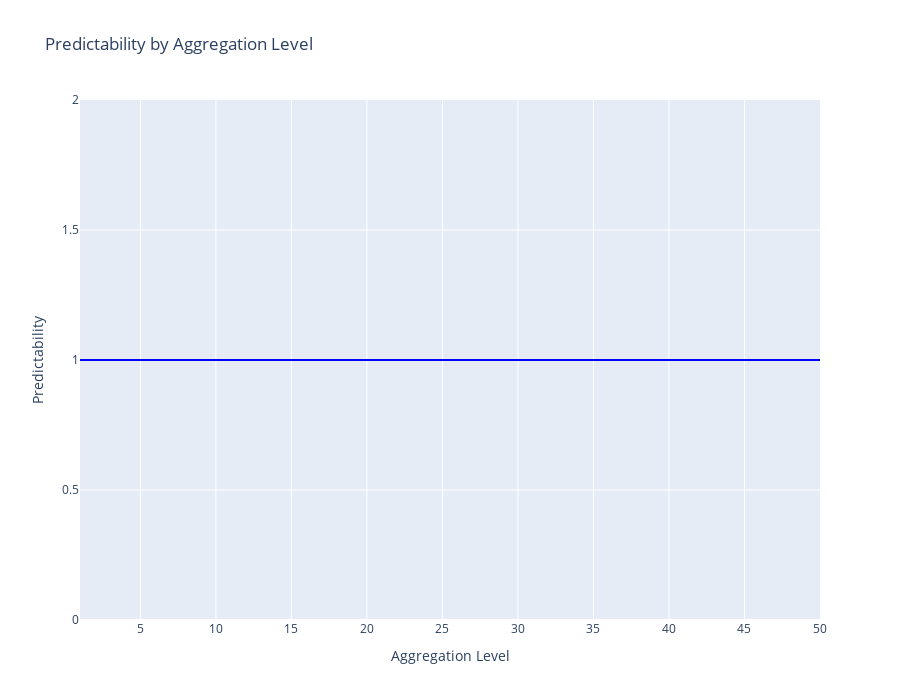

Write notebook code for a chart like this one.
### Code cell
data_gen.OD_model(test='NP Statistic',
                  overlapping=True,
                  max_aggregation_level=50,
                  max_time_lag=10,
                  n_days=30,
                  plots=(True,True))

### Figure 1 — Plotly figure (JSON) as saved in the notebook; plotly's stock layout.template omitted (floating-point values rounded to 4 significant figures)
{"data": [{"line": {"color": "blue", "width": 2}, "mode": "lines", "name": "Predictability", "type": "scatter", "x": [1, 2, 3, 4, 5, 6, 7, 8, 9, 10, 11, 12, 13, 14, 15, 16, 17, 18, 19, 20, 21, 22, 23, 24, 25, 26, 27, 28, 29, 30, 31, 32, 33, 34, 35, 36, 37, 38, 39, 40, 41, 42, 43, 44, 45, 46, 47, 48, 49, 50], "y": [1, 1, 1, 1, 1, 1, 1, 1, 1, 1, 1, 1, 1, 1, 1, 1, 1, 1, 1, 1, 1, 1, 1, 1, 1, 1, 1, 1, 1, 1, 1, 1, 1, 1, 1, 1, 1, 1, 1, 1, 1, 1, 1, 1, 1, 1, 1, 1, 1, 1]}], "layout": {"height": 700, "title": {"text": "Predictability by Aggregation Level"}, "width": 900, "xaxis": {"title": {"text": "Aggregation Level"}}, "yaxis": {"title": {"text": "Predictability"}}}}
